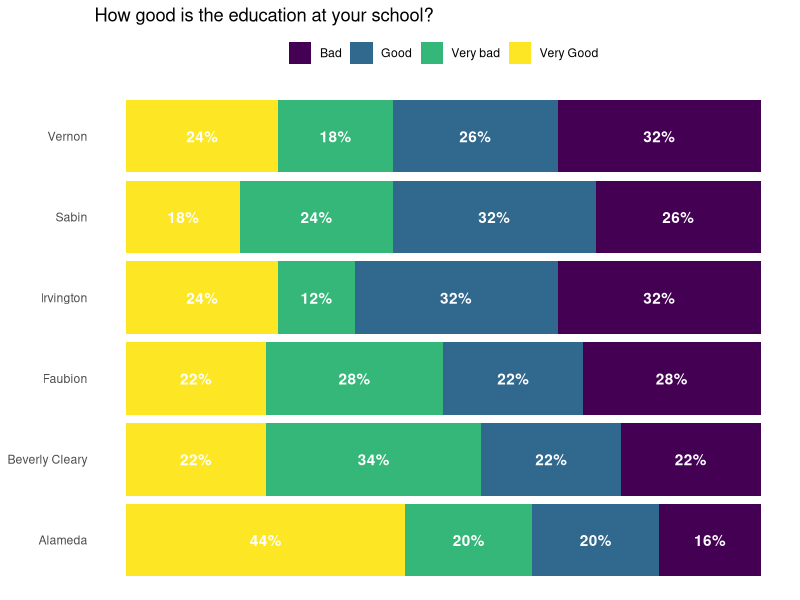
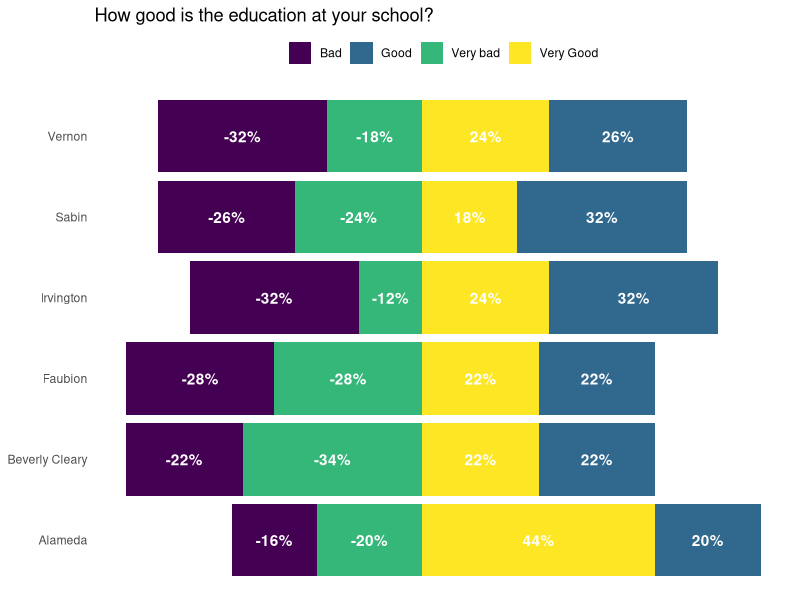
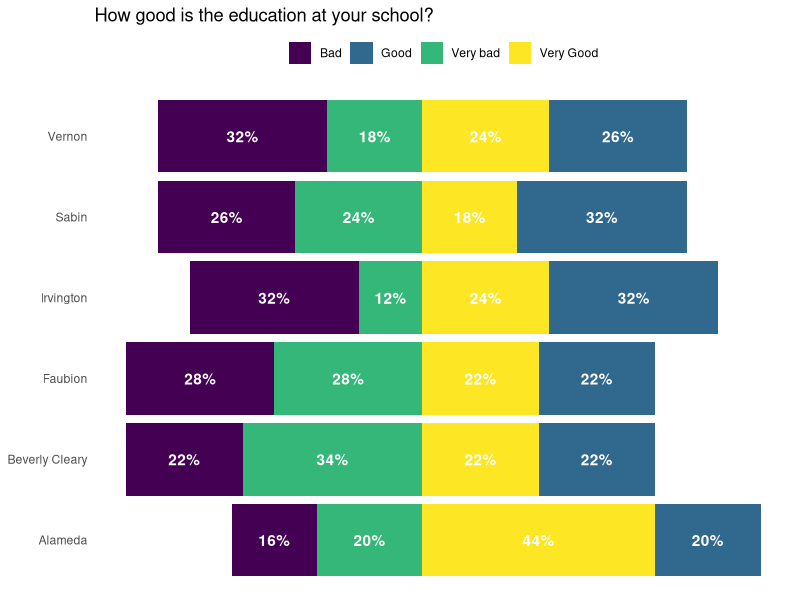
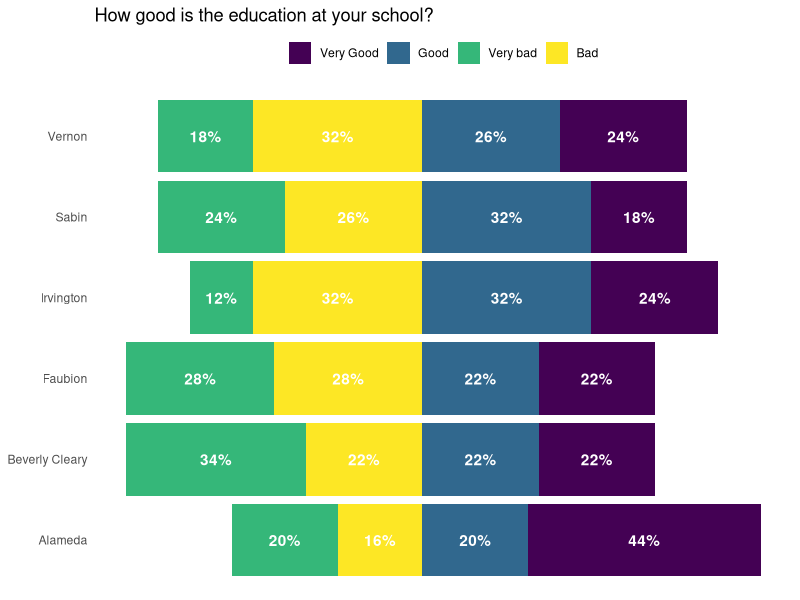
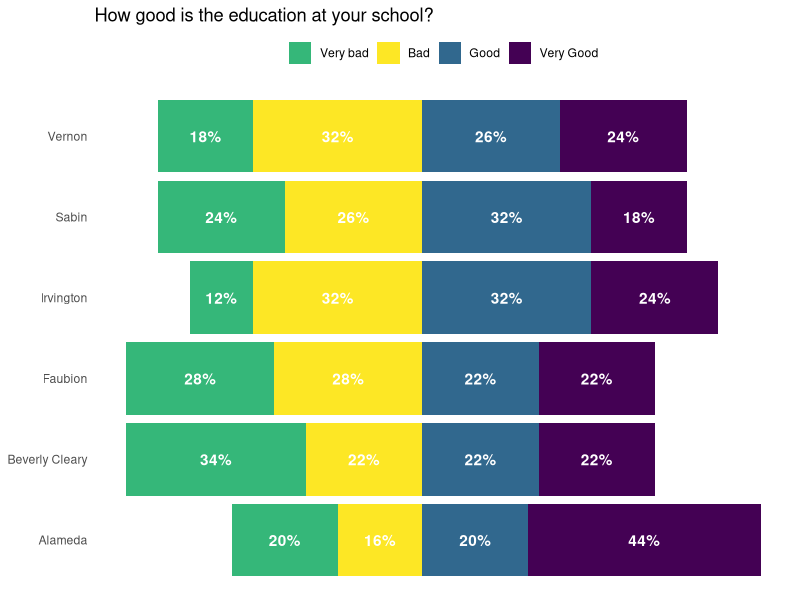
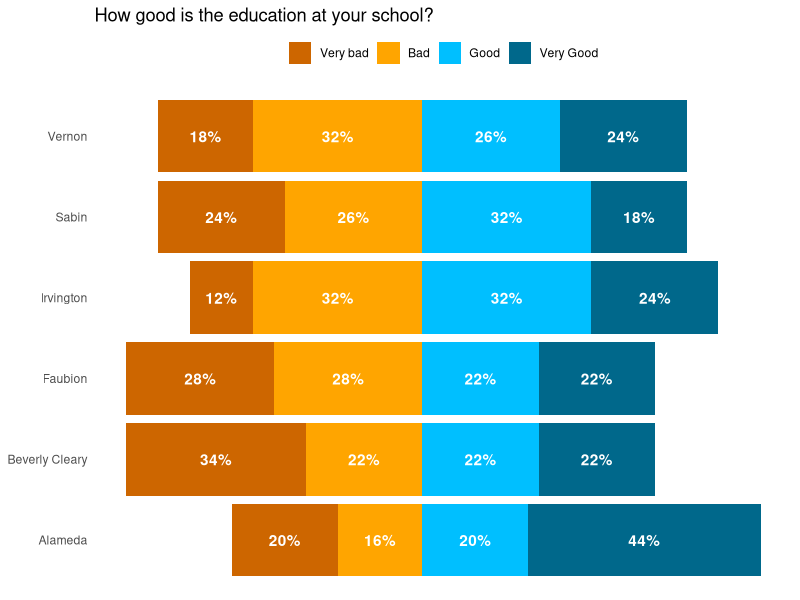

Recreate these plots in R, in order.
## ---- chunk 1
library(tidyverse)
library(scales)
## ---- chunk 2
set.seed(1234)

school_quality <-
  tibble(
    id = seq(1, 300, 1),
    school = rep(c(
      "Sabin", "Vernon", "Faubion", "Irvington", "Alameda", "Beverly Cleary"
    ), 50),
    opinion = sample(c("Very bad", "Bad", "Good", "Very Good"), 300, replace = TRUE)
  )

school_quality
## ---- chunk 3
school_quality_summary <- school_quality %>% 
  group_by(school, opinion) %>% 
  count(name = "n_answers") %>% 
  group_by(school) %>% 
  mutate(percent_answers = n_answers / sum(n_answers)) %>% 
  ungroup() %>% 
  mutate(percent_answers_label = percent(percent_answers, accuracy = 1))

school_quality_summary
## ---- chunk 4
school_quality_summary %>%
  ggplot(aes(x = school, 
             y = percent_answers,
             fill = opinion)) +
  geom_col() +
  geom_text(aes(label = percent_answers_label),
            position = position_stack(vjust = 0.5),
            color = "white",
            fontface = "bold") +
  coord_flip() +
  scale_x_discrete() +
  scale_fill_viridis_d() +
  labs(title = "How good is the education at your school?",
       x = NULL,
       fill = NULL) +
  theme_minimal() +
  theme(axis.text.x = element_blank(),
        axis.title.x = element_blank(),
        panel.grid = element_blank(),
        legend.position = "top")
## ---- chunk 5
school_quality_summary_diverging <- school_quality_summary %>%
  mutate(percent_answers = if_else(opinion %in% c("Very Good", "Good"), percent_answers, -percent_answers)) %>% 
  mutate(percent_answers_label = percent(percent_answers, accuracy = 1))

school_quality_summary_diverging
## ---- chunk 6
school_quality_summary_diverging %>%
  ggplot(aes(x = school, 
             y = percent_answers,
             fill = opinion)) +
  geom_col() +
  geom_text(aes(label = percent_answers_label),
            position = position_stack(vjust = 0.5),
            color = "white",
            fontface = "bold") +
  coord_flip() +
  scale_x_discrete() +
  scale_fill_viridis_d() +
  labs(title = "How good is the education at your school?",
       x = NULL,
       fill = NULL) +
  theme_minimal() +
  theme(axis.text.x = element_blank(),
        axis.title.x = element_blank(),
        panel.grid = element_blank(),
        legend.position = "top")
## ---- chunk 7
school_quality_summary_diverging_good_labels <- school_quality_summary_diverging %>%
  mutate(percent_answers_label = abs(percent_answers)) %>% 
  mutate(percent_answers_label = percent(percent_answers_label, accuracy = 1))

school_quality_summary_diverging_good_labels
## ---- chunk 8
school_quality_summary_diverging_good_labels %>% 
  ggplot(aes(x = school, 
             y = percent_answers,
             fill = opinion)) +
  geom_col() +
  geom_text(aes(label = percent_answers_label),
            position = position_stack(vjust = 0.5),
            color = "white",
            fontface = "bold") +
  coord_flip() +
  scale_x_discrete() +
  scale_fill_viridis_d() +
  labs(title = "How good is the education at your school?",
       x = NULL,
       fill = NULL) +
  theme_minimal() +
  theme(axis.text.x = element_blank(),
        axis.title.x = element_blank(),
        panel.grid = element_blank(),
        legend.position = "top")
## ---- chunk 9
school_quality_summary_diverging_right_order <- school_quality_summary_diverging_good_labels %>% 
  mutate(opinion = fct_relevel(opinion,
                               "Bad", "Very bad", "Good", "Very Good"),
         opinion = fct_rev(opinion)) 

school_quality_summary_diverging_right_order
## ---- chunk 10
school_quality_summary_diverging_right_order %>%
  ggplot(aes(x = school, 
             y = percent_answers,
             fill = opinion)) +
  geom_col() +
  geom_text(
    aes(label = percent_answers_label),
    position = position_stack(vjust = 0.5),
    color = "white",
    fontface = "bold"
  ) +
  coord_flip() +
  scale_x_discrete() +
  scale_fill_viridis_d() +
  labs(title = "How good is the education at your school?",
       x = NULL,
       fill = NULL) +
  theme_minimal() +
  theme(axis.text.x = element_blank(),
        axis.title.x = element_blank(),
        panel.grid = element_blank(),
        legend.position = "top")
## ---- chunk 11
school_quality_summary_diverging_right_order %>%
  ggplot(aes(x = school, 
             y = percent_answers,
             fill = opinion)) +
  geom_col() +
  geom_text(aes(label = percent_answers_label),
            position = position_stack(vjust = 0.5),
            color = "white",
            fontface = "bold") +
  coord_flip() +
  scale_x_discrete() +
  scale_fill_viridis_d(breaks = c("Very bad", "Bad", "Good", "Very Good")) +
  labs(title = "How good is the education at your school?",
       x = NULL,
       fill = NULL) +
  theme_minimal() +
  theme(axis.text.x = element_blank(),
        axis.title.x = element_blank(),
        panel.grid = element_blank(),
        legend.position = "top")
## ---- chunk 12
school_quality_summary_diverging_right_order %>%
  ggplot(aes(x = school, 
             y = percent_answers,
             fill = opinion)) +
  geom_col() +
  geom_text(aes(label = percent_answers_label),
            position = position_stack(vjust = 0.5),
            color = "white",
            fontface = "bold") +
  coord_flip() +
  scale_x_discrete() +
  scale_fill_manual(breaks = c("Very bad", "Bad", "Good", "Very Good"),
                    values = c(
                      "Very bad" = "darkorange3",
                      "Bad" = "orange",
                      "Good" = "deepskyblue",
                      "Very Good" = "deepskyblue4"
                    )) +
  labs(title = "How good is the education at your school?",
       x = NULL,
       fill = NULL) +
  theme_minimal() +
  theme(axis.text.x = element_blank(),
        axis.title.x = element_blank(),
        panel.grid = element_blank(),
        legend.position = "top")
